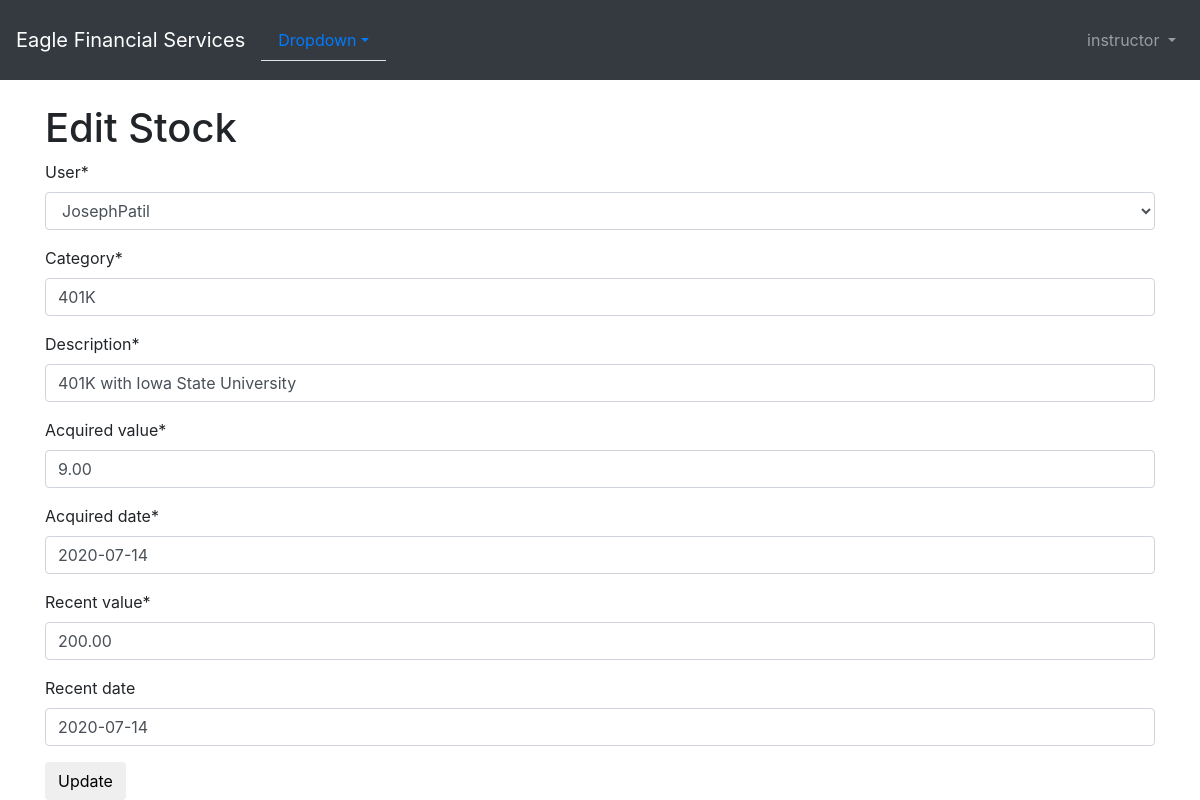
Before: /investment/1/edit/ (signed in) with the older database file.
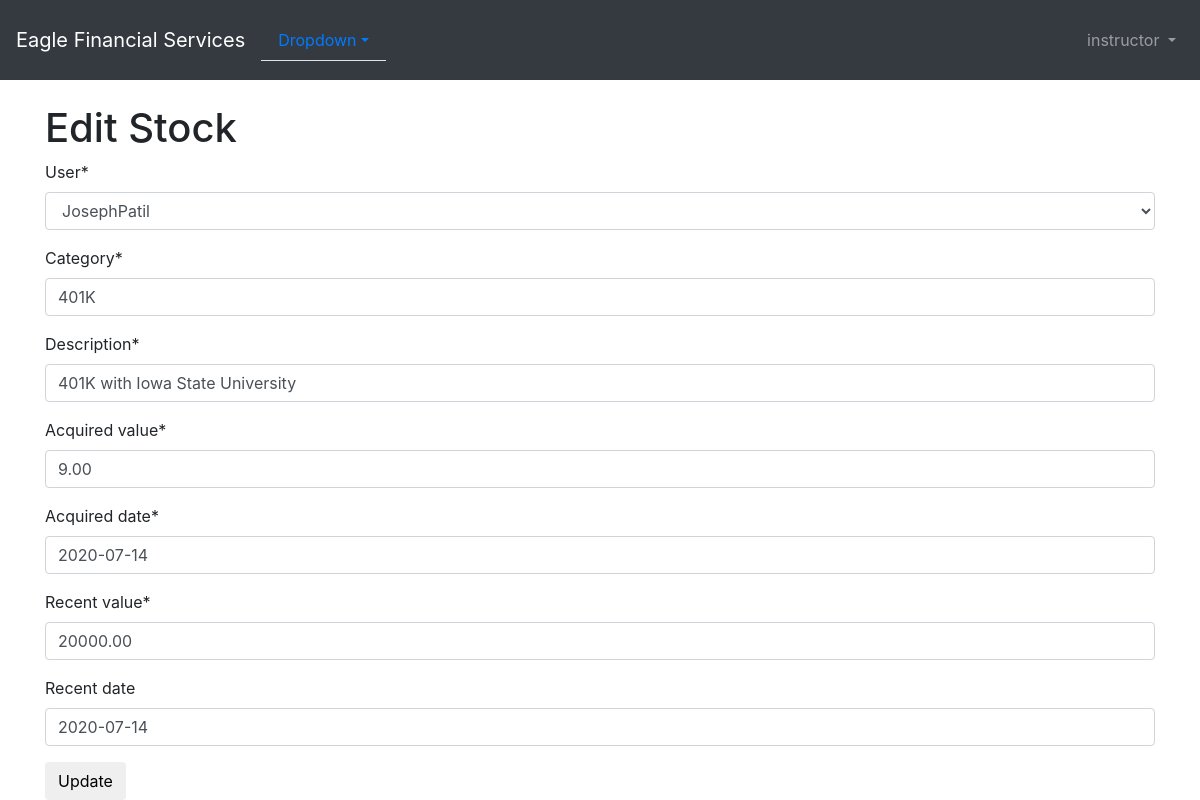
After: the same page with the newer database file.
### portfolio/models.py (models this page shows, shortened)
class Investment(models.Model):
    user = models.ForeignKey(Customer, on_delete=models.CASCADE,related_name='investment')
    category = models.CharField(max_length=50)
    description = models.CharField(max_length=200)
    acquired_value = models.DecimalField(max_digits=10, decimal_places=2)
    acquired_date = models.DateField(default=timezone.now)
    recent_value = models.DecimalField(max_digits=10, decimal_places=2)
    recent_date = models.DateField(default=timezone.now, blank=True, null=True)

### portfolio/views.py (the view)
# urls.py: path('investment/<int:pk>/edit/', views.investment_edit, name = 'investment_edit'),
@user_passes_test(lambda user: user.is_superuser or user.is_FinancialAdvisor)
@login_required
def investment_edit(request, pk):
    investment = get_object_or_404(Investment,pk = pk)
    if request.method == 'POST':
        form = InvestmentForm(request.POST, instance = investment)
        if form.is_valid():
            investmentform = form.save(commit=False)
            investmentform.save()
            messages.success(request, f'Your Customer has been updated')
            return redirect('/investment_list/')
    else:
        investmentform = InvestmentForm(instance=investment)
        return render(request, 'portfolio/investment_edit.html', {'investmentform': investmentform})

### portfolio/forms.py
class InvestmentForm(forms.ModelForm):
    class Meta:
        model = Investment
        fields = ('user', 'category', 'description', 'acquired_value', 'acquired_date', 'recent_value','recent_date')

### portfolio/models.py (called while the page is built)
    def __str__(self):
        return str(self.user)

### users/models.py (called while the page is built)
    def __str__(self):
        return '{}'.format(self.username)

### portfolio/templates/portfolio/investment_edit.html
{% extends 'portfolio/base.html' %}
{% load crispy_forms_tags %}
{% block content %}
    <h1>Edit Stock</h1>
    <form method="POST" class="customer-form">{% csrf_token %}
        {{ investmentform|crispy }}
        <button type="submit" class="save btn btn-default">Update</button>
    </form>
{% endblock %}

Changed rows visible on the page:
changed Investment "401K with Iowa State University": recent_value "200.00" → "20000.00"
